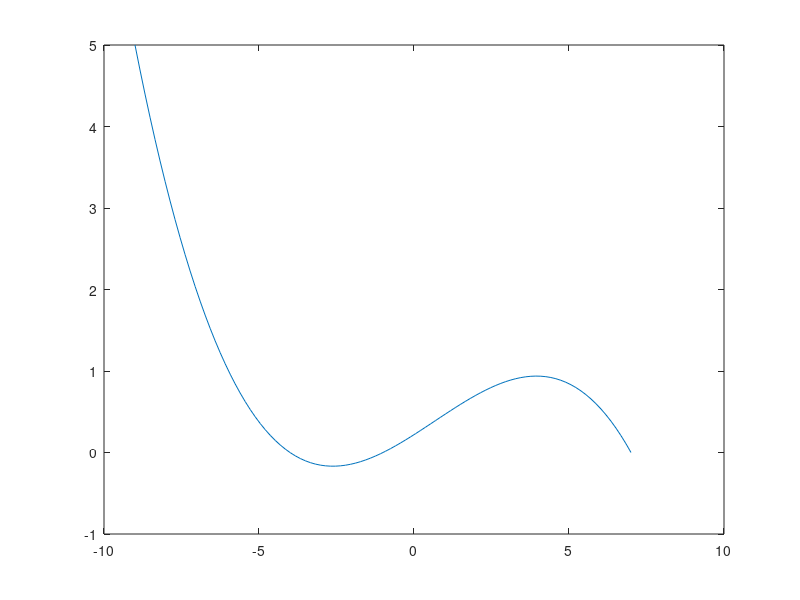

This chart was generated by the following MATLAB code: (Note: this script raises an error after producing the figure.)
x_val = [-9, -4, -1, 7];
y_val = [5, 2, -2, 9];

n = length(x_val);

L_i = @(x, i) prod(...
    (x - x_val([1:(i-1), (i+1):end])) ./ ...
    (x_val(i) - x_val([1:(i-1), (i+1):end])),...
    2);

x = linspace(min(x_val), max(x_val)).';
y = zeros(size(x));

figure(1);
for i = 1 : n
    y_i = y_val(i) * L_i(x, i);
    y = y + y_i;
    pl = plot(x, y_i); hold on;
    sc = scatter(x_val(i), y_val(i), 60, 'LineWidth', 1, ...
        'MarkerFaceColor', pl.Color, 'MarkerEdgeColor', 'none');
    sc.HandleVisibility = 'off'; % Don't show the scatter points in (future) legend
end
plot(x, y, '--k', 'LineWidth', 1.5);
hold off;
legend('L_1', 'L_2', 'L_3', 'L_4', 'L')
